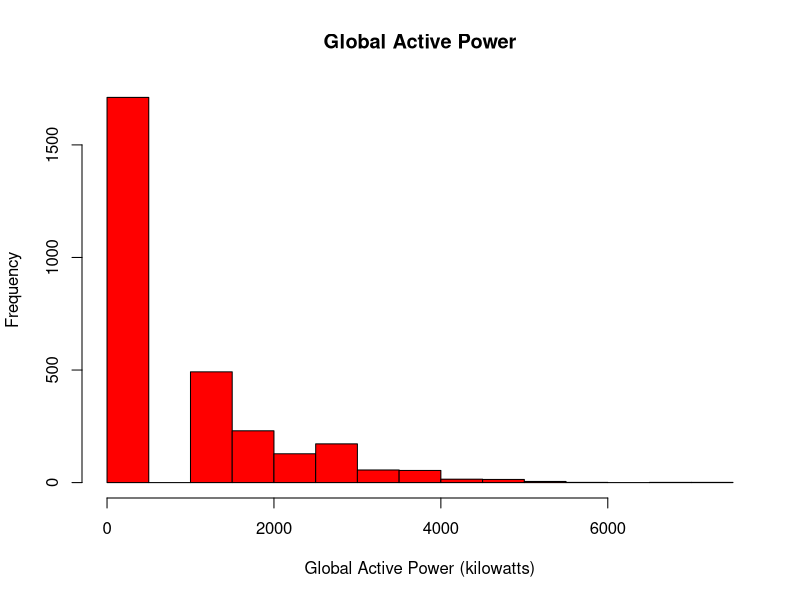

Here is the R script that generated this plot: (Note: this script raises an error after producing the figure.)
# Library

library(dplyr)
library(stringr)
library(lubridate)


# Getting data

data <- read.csv("household_power_consumption_filter.csv", sep = ";")
data_names <- names(data)
data$Datetime <- paste(data$Date, data$Time, sep = " ")

# Data cleaning and conversion
data$Datetime <- str_replace(data$Datetime, "-","/")

date <- data$Datetime
date = as.POSIXct(date, format="%d/%m/%Y %H:%M:%S")
date

data$Global_active_power <- as.numeric(str_replace(data$Global_active_power, ',', '.'))
data$Global_reactive_power <- as.numeric(str_replace(data$Global_reactive_power, ',', '.'))
data$Voltage <- as.numeric(str_replace(data$Voltage, ',', '.'))
data$Global_intensity <- as.numeric(str_replace(data$Global_intensity, ',', '.'))
data$Sub_metering_1 <- as.numeric(str_replace(data$Sub_metering_1, ',', '.'))
data$Sub_metering_2<- as.numeric(str_replace(data$Sub_metering_2, ',', '.'))
data$Sub_metering_3 <- as.numeric(str_replace(data$Sub_metering_3, ',', '.'))

data <- data[,-c(1,2,10)]
data <- cbind(date, data)                  

# plot 1
par(mar = c(n,n,n,n))
hist(data$Global_active_power, col ="red", 
     xlab = "Global Active Power (kilowatts)", 
     main = "Global Active Power", bg = NA)

# plot 2

plot(x= data$date, y = data$Global_active_power/1000, type = "l", lwd = 1,
     ylab = "Global Active Power (kilowatts)", xlab = NA)

# plot 3

plot(x= data$date, y = data$Sub_metering_1, type ="s", col = "black", 
     ylab = "Energy sub mettering", xlab = NA)
lines(x= data$date, y = data$Sub_metering_2, type ="s", col = "red")
lines(x= data$date, y = data$Sub_metering_3, type ="s", col = "blue")
legend("topright", inset = 0.01, cex = 0.8,
       legend = c("Sub_metering_1","Sub_metering_2","Sub_metering_3"),
       lty = "solid",
       col = c("black","red","blue"))

# plot 4

par(mfrow=c(2,2))

plot(x= data$date, y = data$Global_active_power/1000, type = "l", lwd = 1,
     ylab = "Global Active Power (kilowatts)", xlab = NA)
plot(x= data$date, y = data$Voltage, type = "l", lwd = 1,
     ylab = "Global Active Power (kilowatts)", xlab = "datetime")
plot(x= data$date, y = data$Sub_metering_1, type ="s", col = "black", 
     ylab = "Energy sub mettering", xlab = NA)
lines(x= data$date, y = data$Sub_metering_2, type ="s", col = "red")
lines(x= data$date, y = data$Sub_metering_3, type ="s", col = "blue")
legend("topright", inset = 0.01, cex = 0.8,
       legend = c("Sub_metering_1","Sub_metering_2","Sub_metering_3"),
       lty = "solid",
       col = c("black","red","blue"))
plot(x= data$date, y = data$Global_reactive_power, type = "b", lwd = 1, cex = 0.6,
     ylab = "Global_reactive_power", xlab = "datetime")
